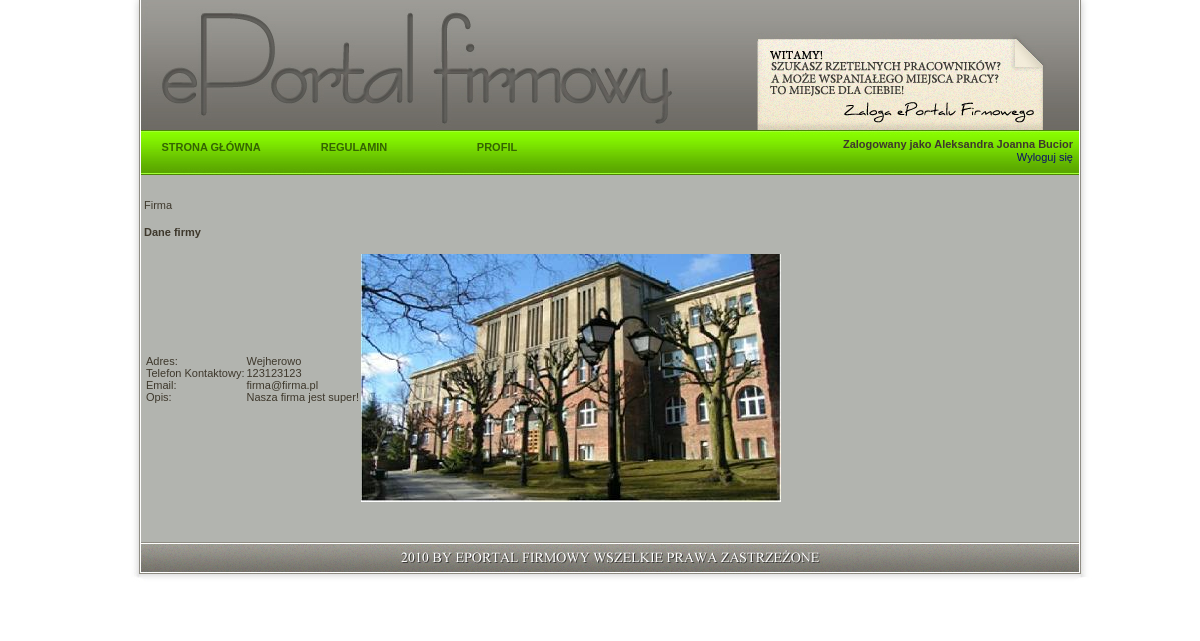
/wizytowka.php?id=38 (signed in), run on the app's committed database.
### tables this page shows
CREATE TABLE IF NOT EXISTS `firma` (
  `id` int(11) NOT NULL,
  `nazwa` varchar(40) NOT NULL,
  `email` varchar(30) NOT NULL,
  `dolaczyl` timestamp NOT NULL DEFAULT CURRENT_TIMESTAMP,
  `adres` varchar(50) DEFAULT NULL,
  `tel` varchar(10) DEFAULT NULL,
  `branza` varchar(30) DEFAULT NULL,
  `opis` text,
  `zdjecie` varchar(100) DEFAULT NULL,
  PRIMARY KEY (`id`)
);

### wizytowka.php (the view, shortened to what this page needs)
<?php
require_once('header.php');
?>
<td class="content" style="padding-right: 44px; padding-left: 44px">
    <?php
    if (isset($_SESSION['id_obecne'])) {
        if (!isset($_GET['id'])) {
            $id = $_SESSION['id_obecne'];
        } else {
            $id = $_GET['id'];
        }
        $dbc = mysqli_connect(DB_HOST, DB_USER, DB_PASSWORD, DB_NAME);
        $query = "SELECT * FROM firma WHERE id='$id'";
        $result = mysqli_query($dbc, $query);
        $row = mysqli_fetch_array($result);
    ?>
        <br />
        <br />
        <div id="wizytowka">
            <?php echo $row['nazwa']; ?><br />
            <div id="dane_firmy" style="display:block">
                <h4>Dane firmy </h4>
                <table>
                    <tr>
                        <td><p>
    				<?php if (!empty($row['adres'])) { ?>Adres:<br />  <?php } ?>
                                <?php if (!empty($row['tel'])) { ?>Telefon Kontaktowy:<br /> <?php } ?>
    				Email:<br />
                                <?php if (!empty($row['opis'])) { ?>Opis:<br/> <?php } ?>
                        </td>
                        <td><p>
                                <?php if (!empty($row['adres'])) { ?>
                                    <?php echo $row['adres']; ?>
                                <?php }
                                if (!empty($row['tel'])) { ?>
                                    <br /> <?php echo $row['tel']; ?>
                                <?php } ?>
                                <br /><?php echo $row['email'];
                                if (!empty($row['branza'])) { ?>
                                    <br/><?php echo $row['branza']; ?>
                                <?php } if (!empty($row['opis'])) { ?>
                                    <br/><?php echo $row['opis']; ?>
                                <?php } ?>
                        </td>
                        <td><?php if (!empty($row['zdjecie'])) { ?>
                            <img src="<?php echo $row['zdjecie']; ?>" alt="zdjęcie" />
                        <?php } ?></td>
                    </tr>
                </table>
            </div>
            <br/>
        </div>
        <br /><br />
        <div class="edytuj_button">
        <?php
      } else {
        ?>
         <br/><br/>
                Zaloguj się lub <a href='index.php'>zarejestruj</a>, aby mieć dostęp do tej strony.
         <br/><br/>
        <?php
     }
        ?>
        </div> </td>

### styles.css (style rules this page uses)
body, textarea { font-family: georgia, sans-serif; color:#3e382c; font-size: 11px; background-color: #ffffff; }
#tabela td, #tabela tr { margin: 0x; padding: 0px; }
img { text-align:right; border:0px; }
img { border: 0px; }
.content { width: 1020px; text-align: justify; padding-top:25px; padding-bottom: 400px; background:#ffffff url('img/02.jpg'); }
.ending { height: 71px; width: 1020px; text-align: left; padding-left: 0px; padding-bottom: 0px; background: #ffffff url('img/stopka.jpg'); }

### data on the page
firma: nazwa "Firma", adres "Wejherowo", tel "123123123", email "firma@firma.pl", opis "Nasza firma jest super!", zdjecie (picture)

### other printed values
$_SESSION['do_wyswietlenia'] "Aleksandra Joanna Bucior"
